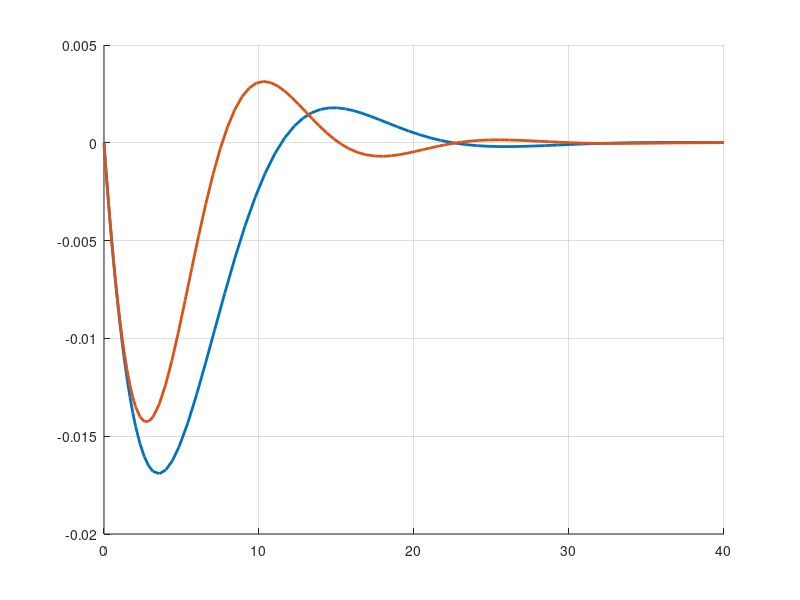

Here is the MATLAB script that generated this plot: (Note: this script raises an error after producing the figure.)
% Parameters
M      = 5;          % inertia
D      = 1;          % damping
R      = 1;          % droop
kappa  = 0.5;        % AGC gain
Pmax   = 1.0;        % max electrical power
delta0 = asin(0.8);  % Pe0 = 0.8 pu
Pm0    = Pmax * sin(delta0);  % eqm mech power

Delta_delta = 0.1;   % angle pert

tspan = [0 40];

% DROOP
f_droop = @(t,x) [
    x(2);                                            
    ( Pm0 - R*x(2) - Pmax*sin(x(1)) - D*x(2) ) / M   
];

x0_d = [delta0 + Delta_delta; 0];
[td, xd] = ode45(f_droop, tspan, x0_d);

% WithAGC
f_agc = @(t,x) [
    x(2);                                           
    ( Pm0 - R*x(2) - kappa*x(3) - Pmax*sin(x(1)) ...
      - D*x(2) ) / M;                                
    x(2)                                            
];

x0_a = [delta0 + Delta_delta; 0; 0];
[ta, xa] = ode45(f_agc, tspan, x0_a);

figure; hold on; grid on;
plot(td, xd(:,2), 'LineWidth', 2);
plot(ta, xa(:,2), 'LineWidth', 2);
ax = gca;
ax.TickLabelInterpreter = 'latex';
ax.FontSize = 12;

xlabel('Time (s)', 'Interpreter', 'latex', 'FontSize', 16);
ylabel('Frequency deviation $\omega_i$', 'Interpreter', 'latex', 'FontSize', 16);
legend('Droop only', 'Droop + AGC', 'Interpreter', 'latex', 'FontSize', 12);
